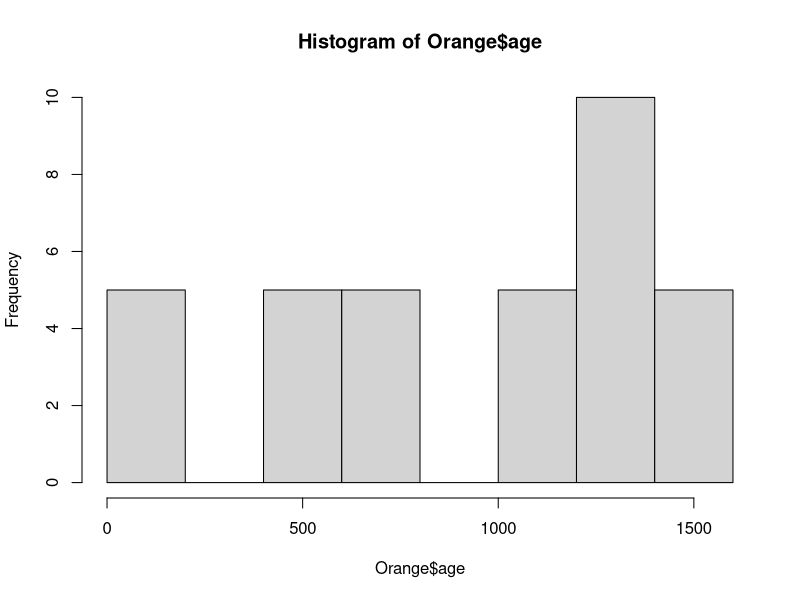
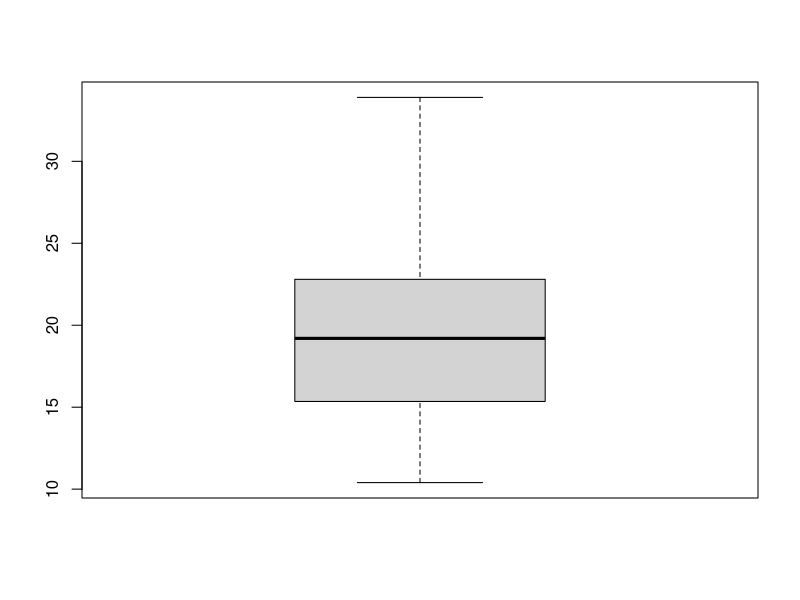
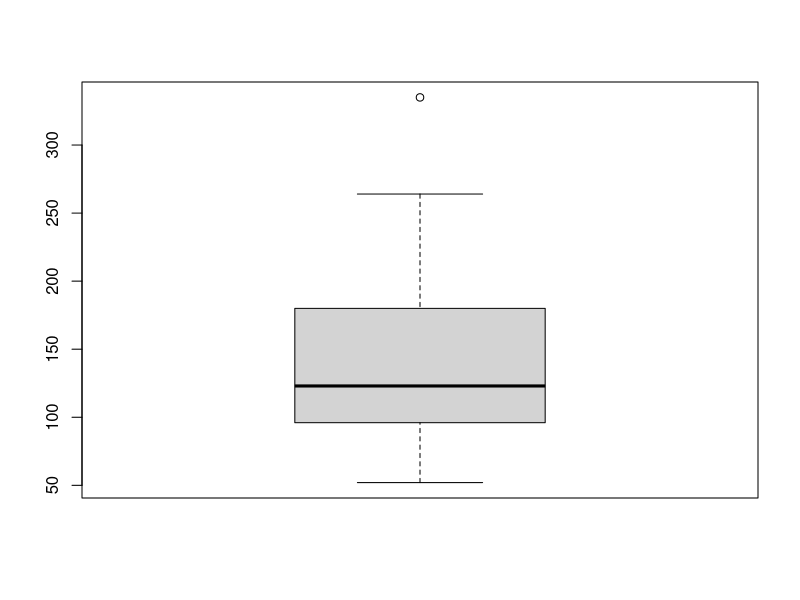
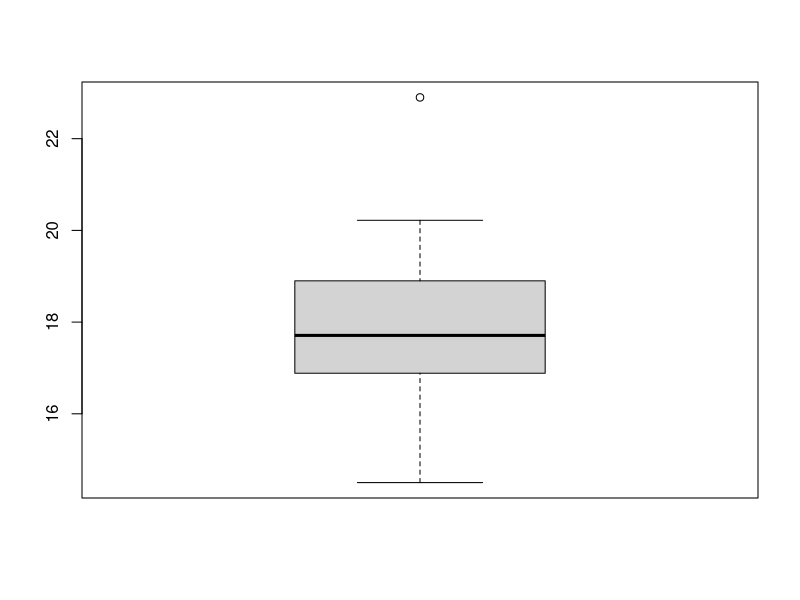

Here is the R script that generated these plots, in order: (Note: this script raises an error after producing the figures.)
datasets::mtcars
datasets::Orange

str(mtcars)
str(Orange)
####
help(mtcars)
help(Orange)
mtcars
auta<-mtcars$mpg
mtcars[mtcars$cyl==6,]
####
spalanie<-mtcars[mtcars$mpg<20,]
mean(spalanie$hp)
####
hist(Orange$age)
####
boxplot(mtcars$mpg)
boxplot(mtcars$hp)      
boxplot(mtcars$qsec)      
#zad5
library(psych)
describe(mtcars)
summary(mtcars)
?describeBy
describeBy()

#zad6
proba<-sample(1:6,20,replace=T)
describe(proba)
###
rzut<-sample(1:2,100,replace=T)
sum(rzut==1)
###
sample(0:100,10,replace = T)
?rpois
plot(rt(100,df = 1))
plot(rpois(n = 100,2))
plot(rnorm(n = 100,mean = 3,sd = 1))

#zad8
liczba<-as.numeric(readline("wprowdź liczbe: "))
liczba
if(liczba%%4==0){
  print("liczba podzielna przez 4")
} else{
  print("liczba niepodzielna przez 4")
}
#zad9
ksiazki <- sample(0:4, size = 25, replace = TRUE)
mean(ksiazki)

sum(ksiazki>=3)
sum(ksiazki==0)
ksiazki2<-0
for(x in ksiazki){
  if(x>=1){
    ksiazki2<-ksiazki2+1
  }
  
  
}
ksiazki2#tyle osob czyta ksiazki

#zad10

miesiac<-as.numeric(readline("podaj numer miesiaca: "))

if(miesiac==1&3&5&7&8&10&12){
  print("miesiac ma 31 dni")
}else if(miesiac==2){
  rok<-as.numeric(readline("Podaj rok: "))
  if(rok%%4==0){
    print("miesiac ma 29 dni")
  }else{print("miesiac ma 28 dni")}
  
}else{print("miesiac ma 30 dni")}
#zad 11